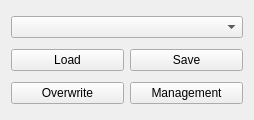
<?xml version="1.0" encoding="UTF-8"?>
<ui version="4.0">
 <class>FormParameters</class>
 <widget class="QWidget" name="FormParameters">
  <property name="geometry">
   <rect>
    <x>0</x>
    <y>0</y>
    <width>245</width>
    <height>120</height>
   </rect>
  </property>
  <property name="windowTitle">
   <string>Form</string>
  </property>
  <layout class="QGridLayout" name="gridLayout">
   <item row="0" column="0" colspan="2">
    <widget class="QComboBox" name="comboBox"/>
   </item>
   <item row="1" column="0">
    <widget class="QPushButton" name="pushButton">
     <property name="sizePolicy">
      <sizepolicy hsizetype="Expanding" vsizetype="Fixed">
       <horstretch>0</horstretch>
       <verstretch>0</verstretch>
      </sizepolicy>
     </property>
     <property name="minimumSize">
      <size>
       <width>113</width>
       <height>0</height>
      </size>
     </property>
     <property name="maximumSize">
      <size>
       <width>113</width>
       <height>16777215</height>
      </size>
     </property>
     <property name="text">
      <string>Load</string>
     </property>
    </widget>
   </item>
   <item row="1" column="1">
    <widget class="QPushButton" name="pushButton_4">
     <property name="sizePolicy">
      <sizepolicy hsizetype="Expanding" vsizetype="Fixed">
       <horstretch>0</horstretch>
       <verstretch>0</verstretch>
      </sizepolicy>
     </property>
     <property name="minimumSize">
      <size>
       <width>113</width>
       <height>0</height>
      </size>
     </property>
     <property name="maximumSize">
      <size>
       <width>113</width>
       <height>16777215</height>
      </size>
     </property>
     <property name="text">
      <string>Save</string>
     </property>
    </widget>
   </item>
   <item row="2" column="0">
    <widget class="QPushButton" name="pushButton_2">
     <property name="sizePolicy">
      <sizepolicy hsizetype="Expanding" vsizetype="Fixed">
       <horstretch>0</horstretch>
       <verstretch>0</verstretch>
      </sizepolicy>
     </property>
     <property name="minimumSize">
      <size>
       <width>113</width>
       <height>0</height>
      </size>
     </property>
     <property name="maximumSize">
      <size>
       <width>113</width>
       <height>16777215</height>
      </size>
     </property>
     <property name="text">
      <string>Overwrite</string>
     </property>
    </widget>
   </item>
   <item row="2" column="1">
    <widget class="QPushButton" name="pushButton_3">
     <property name="sizePolicy">
      <sizepolicy hsizetype="Expanding" vsizetype="Fixed">
       <horstretch>0</horstretch>
       <verstretch>0</verstretch>
      </sizepolicy>
     </property>
     <property name="minimumSize">
      <size>
       <width>113</width>
       <height>0</height>
      </size>
     </property>
     <property name="maximumSize">
      <size>
       <width>113</width>
       <height>16777215</height>
      </size>
     </property>
     <property name="text">
      <string>Management</string>
     </property>
    </widget>
   </item>
  </layout>
 </widget>
 <resources/>
 <connections/>
</ui>
